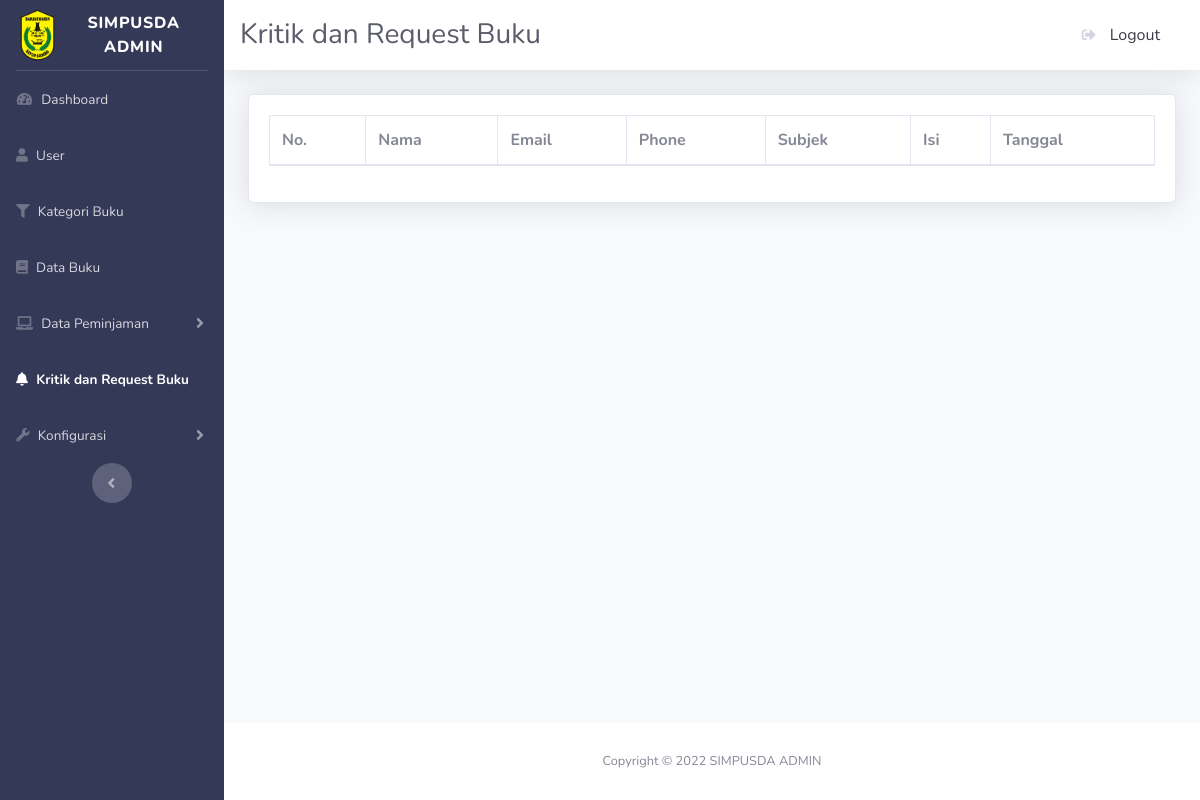
Page /admin/kritikdanrequest.php on the earlier database version.
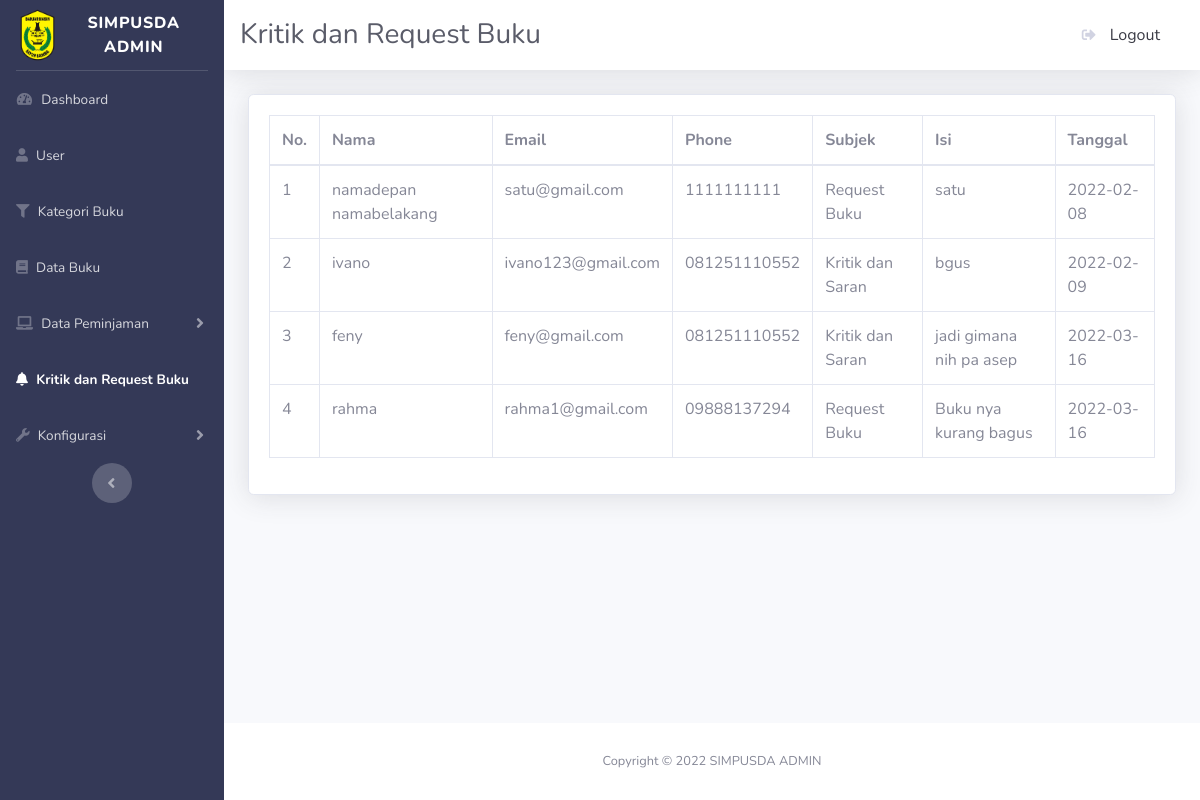
Same page on the later database version.
### tables this page shows
CREATE TABLE `l_kritik` (
  `id` int(10) UNSIGNED NOT NULL,
  `nama` varchar(255) NOT NULL,
  `email` varchar(255) NOT NULL,
  `phone` varchar(255) NOT NULL,
  `subjek` enum('Request Buku','Kritik dan Saran') NOT NULL,
  `isi` text NOT NULL,
  `tanggal_kritik` date NOT NULL
);

### admin/kritikdanrequest.php (the view, shortened to what the changed rows need)
<?php
include_once("config.php");
$stmt_kritik = $pdo_conn->prepare("SELECT * FROM l_kritik");
$stmt_kritik->execute();
$result_kritik = $stmt_kritik->fetchAll();
?>
<!DOCTYPE html>
<html lang="en">
<head>
    <link href="vendor/fontawesome-free/css/all.min.css" rel="stylesheet" type="text/css">
    <link href="css/sb-admin-2.min.css" rel="stylesheet">
    <link href="vendor/datatables/dataTables.bootstrap4.min.css" rel="stylesheet">
</head>
<body id="page-top">
    <div id="wrapper">
        <div id="content-wrapper" class="d-flex flex-column">
            <div id="content">
                <div class="container-fluid">
                    <div class="card shadow mb-4">
                        <div class="card-body">
                            <div class="table-responsive">
                                <table class="table table-bordered" id="dataTable" width="100%" cellspacing="0">
                                <thead>
                                        <tr>
                                          <th scope="col">No.</th>
                                          <th scope="col">Nama</th>
                                          <th scope="col">Email</th>
                                          <th scope="col">Phone</th>
                                          <th scope="col">Subjek</th>
                                          <th scope="col">Isi</th>
                                          <th scope="col">Tanggal</th>
                                        </tr>
                                      </thead>
                                      <tbody>
                                      <?php
                                        foreach($result_kritik as $user_data){
                                          echo "<tr>";
                                          echo "<td>".$user_data['id']."</td>";
                                          echo "<td>".$user_data['nama']."</td>";
                                          echo "<td>".$user_data['email']."</td>";
                                          echo "<td>".$user_data['phone']."</td>";
                                          echo "<td>".$user_data['subjek']."</td>";
                                          echo "<td>".$user_data['isi']."</td>";
                                          echo "<td>".$user_data['tanggal_kritik']."</td>";
                                        }
                                          ?>
                                    </tbody>
                                </table>
                            </div>
                        </div>
                    </div>
                </div>
            </div>
        </div>
    </div>
</body>
</html>

Differences in the rows shown:
added l_kritik: id "1", nama "namadepan namabelakang", email "satu@gmail.com", phone "1111111111", subjek "Request Buku", isi "satu", tanggal_kritik "2022-02-08"
added l_kritik: id "2", nama "ivano", email "ivano123@gmail.com", phone "081251110552", subjek "Kritik dan Saran", isi "bgus", tanggal_kritik "2022-02-09"
added l_kritik: id "3", nama "feny", email "feny@gmail.com", phone "081251110552", subjek "Kritik dan Saran", isi "jadi gimana nih pa asep", tanggal_kritik "2022-03-16"
added l_kritik: id "4", nama "rahma", email "rahma1@gmail.com", phone "09888137294", subjek "Request Buku", isi "Buku nya kurang bagus", tanggal_kritik "2022-03-16"
